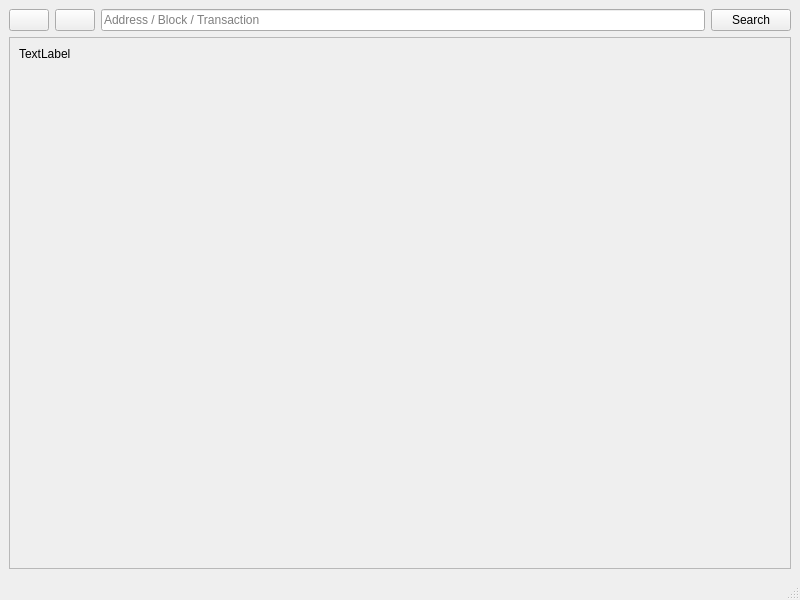
<?xml version="1.0" encoding="UTF-8"?>
<ui version="4.0">
 <class>BlockExplorer</class>
 <widget class="QMainWindow" name="BlockExplorer">
  <property name="geometry">
   <rect>
    <x>0</x>
    <y>0</y>
    <width>800</width>
    <height>600</height>
   </rect>
  </property>
  <property name="windowTitle">
   <string>Blockchain Explorer</string>
  </property>
  <widget class="QWidget" name="centralwidget">
   <layout class="QVBoxLayout" name="verticalLayout">
    <item>
     <layout class="QHBoxLayout" name="horizontalLayout">
      <property name="sizeConstraint">
       <enum>QLayout::SetMinimumSize</enum>
      </property>
      <item>
       <widget class="QPushButton" name="back">
        <property name="text">
         <string/>
        </property>
        <property name="icon">
         <iconset resource="../brewhaust.qrc">
          <normaloff>:/icons/back</normaloff>:/icons/back</iconset>
        </property>
        <property name="flat">
         <bool>false</bool>
        </property>
       </widget>
      </item>
      <item>
       <widget class="QPushButton" name="forward">
        <property name="text">
         <string/>
        </property>
        <property name="icon">
         <iconset resource="../brewhaust.qrc">
          <normaloff>:/icons/forward</normaloff>:/icons/forward</iconset>
        </property>
       </widget>
      </item>
      <item>
       <widget class="QLineEdit" name="searchBox">
        <property name="sizePolicy">
         <sizepolicy hsizetype="Expanding" vsizetype="Fixed">
          <horstretch>5</horstretch>
          <verstretch>0</verstretch>
         </sizepolicy>
        </property>
        <property name="minimumSize">
         <size>
          <width>0</width>
          <height>0</height>
         </size>
        </property>
        <property name="inputMask">
         <string/>
        </property>
        <property name="text">
         <string/>
        </property>
        <property name="placeholderText">
         <string>Address / Block / Transaction</string>
        </property>
       </widget>
      </item>
      <item>
       <widget class="QPushButton" name="pushSearch">
        <property name="sizePolicy">
         <sizepolicy hsizetype="Minimum" vsizetype="Fixed">
          <horstretch>0</horstretch>
          <verstretch>0</verstretch>
         </sizepolicy>
        </property>
        <property name="minimumSize">
         <size>
          <width>0</width>
          <height>0</height>
         </size>
        </property>
        <property name="maximumSize">
         <size>
          <width>16777215</width>
          <height>16777215</height>
         </size>
        </property>
        <property name="text">
         <string>Search</string>
        </property>
        <property name="autoDefault">
         <bool>false</bool>
        </property>
        <property name="default">
         <bool>false</bool>
        </property>
        <property name="flat">
         <bool>false</bool>
        </property>
       </widget>
      </item>
     </layout>
    </item>
    <item>
     <widget class="QScrollArea" name="scrollArea">
      <property name="widgetResizable">
       <bool>true</bool>
      </property>
      <widget class="QWidget" name="scrollAreaWidgetContents">
       <property name="geometry">
        <rect>
         <x>0</x>
         <y>0</y>
         <width>780</width>
         <height>498</height>
        </rect>
       </property>
       <layout class="QHBoxLayout" name="horizontalLayout_2">
        <item>
         <widget class="QLabel" name="content">
          <property name="sizePolicy">
           <sizepolicy hsizetype="Preferred" vsizetype="Expanding">
            <horstretch>0</horstretch>
            <verstretch>0</verstretch>
           </sizepolicy>
          </property>
          <property name="text">
           <string>TextLabel</string>
          </property>
          <property name="textFormat">
           <enum>Qt::RichText</enum>
          </property>
          <property name="alignment">
           <set>Qt::AlignLeading|Qt::AlignLeft|Qt::AlignTop</set>
          </property>
          <property name="textInteractionFlags">
           <set>Qt::LinksAccessibleByMouse|Qt::TextSelectableByMouse</set>
          </property>
         </widget>
        </item>
       </layout>
      </widget>
     </widget>
    </item>
   </layout>
  </widget>
  <widget class="QMenuBar" name="menubar">
   <property name="geometry">
    <rect>
     <x>0</x>
     <y>0</y>
     <width>800</width>
     <height>25</height>
    </rect>
   </property>
  </widget>
  <widget class="QStatusBar" name="statusbar"/>
 </widget>
 <resources>
  <include location="../brewhaust.qrc"/>
 </resources>
 <connections/>
</ui>
